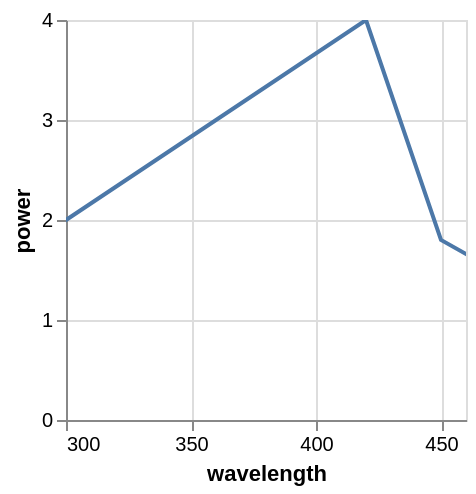

Express this chart as Vega-Lite.
### Vega specification from a JSON file in a GitHub repository (floating-point values rounded to 4 significant figures)
{"$schema": "https://vega.github.io/schema/vega/v5.json", "autosize": "pad", "background": "white", "padding": 5, "width": 200, "height": 200, "style": "cell", "data": [{"name": "source_0", "values": [{"wavelength": 250, "power": 1}, {"wavelength": 300, "power": 2}, {"wavelength": 420, "power": 4}, {"wavelength": 450, "power": 1.8}, {"wavelength": 500, "power": 1.1}]}, {"name": "data_0", "source": "source_0", "transform": [{"type": "formula", "expr": "toNumber(datum[\"wavelength\"])", "as": "wavelength"}]}], "marks": [{"name": "marks", "type": "line", "clip": true, "style": ["line"], "sort": {"field": "datum[\"wavelength\"]"}, "from": {"data": "data_0"}, "encode": {"update": {"stroke": {"value": "#4c78a8"}, "x": {"scale": "x", "field": "wavelength"}, "y": {"scale": "y", "field": "power"}, "defined": {"signal": "datum[\"wavelength\"] !== null && isFinite(datum[\"wavelength\"]) && datum[\"power\"] !== null && isFinite(datum[\"power\"])"}}}}], "scales": [{"name": "x", "type": "linear", "domain": [300, 450], "range": [0, {"signal": "width"}], "nice": true, "zero": false}, {"name": "y", "type": "linear", "domain": {"data": "data_0", "field": "power"}, "range": [{"signal": "height"}, 0], "nice": true, "zero": true}], "axes": [{"scale": "x", "orient": "bottom", "gridScale": "y", "grid": true, "tickCount": {"signal": "ceil(width/40)"}, "domain": false, "labels": false, "maxExtent": 0, "minExtent": 0, "ticks": false, "zindex": 0}, {"scale": "y", "orient": "left", "gridScale": "x", "grid": true, "tickCount": {"signal": "ceil(height/40)"}, "domain": false, "labels": false, "maxExtent": 0, "minExtent": 0, "ticks": false, "zindex": 0}, {"scale": "x", "orient": "bottom", "grid": false, "title": "wavelength", "labelFlush": true, "labelOverlap": true, "tickCount": {"signal": "ceil(width/40)"}, "zindex": 0}, {"scale": "y", "orient": "left", "grid": false, "title": "power", "labelOverlap": true, "tickCount": {"signal": "ceil(height/40)"}, "zindex": 0}], "config": {"background": "white"}}
